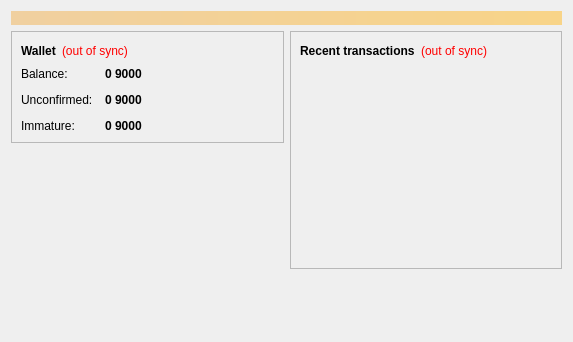
<?xml version="1.0" encoding="UTF-8"?>
<ui version="4.0">
 <class>OverviewPage</class>
 <widget class="QWidget" name="OverviewPage">
  <property name="geometry">
   <rect>
    <x>0</x>
    <y>0</y>
    <width>573</width>
    <height>342</height>
   </rect>
  </property>
  <property name="windowTitle">
   <string>Form</string>
  </property>
  <layout class="QVBoxLayout" name="topLayout">
   <item>
    <widget class="QLabel" name="labelAlerts">
     <property name="visible">
      <bool>false</bool>
     </property>
     <property name="styleSheet">
      <string notr="true">background-color: qlineargradient(x1: 0, y1: 0, x2: 1, y2: 0, stop:0 #F0D0A0, stop:1 #F8D488); color:#000000;</string>
     </property>
     <property name="wordWrap">
      <bool>true</bool>
     </property>
     <property name="margin">
      <number>3</number>
     </property>
    </widget>
   </item>
   <item>
    <layout class="QHBoxLayout" name="horizontalLayout" stretch="1,1">
     <item>
      <layout class="QVBoxLayout" name="verticalLayout_2">
       <item>
        <widget class="QFrame" name="frame">
         <property name="frameShape">
          <enum>QFrame::StyledPanel</enum>
         </property>
         <property name="frameShadow">
          <enum>QFrame::Raised</enum>
         </property>
         <layout class="QVBoxLayout" name="verticalLayout_4">
          <item>
           <layout class="QHBoxLayout" name="horizontalLayout_4">
            <item>
             <widget class="QLabel" name="label_5">
              <property name="font">
               <font>
                <weight>75</weight>
                <bold>true</bold>
               </font>
              </property>
              <property name="text">
               <string>Wallet</string>
              </property>
             </widget>
            </item>
            <item>
             <widget class="QLabel" name="labelWalletStatus">
              <property name="toolTip">
               <string>The displayed information may be out of date. Your wallet automatically synchronizes with the 9000coin network after a connection is established, but this process has not completed yet.</string>
              </property>
              <property name="styleSheet">
               <string notr="true">QLabel { color: red; }</string>
              </property>
              <property name="text">
               <string notr="true">(out of sync)</string>
              </property>
              <property name="alignment">
               <set>Qt::AlignLeading|Qt::AlignLeft|Qt::AlignVCenter</set>
              </property>
             </widget>
            </item>
            <item>
             <spacer name="horizontalSpacer_2">
              <property name="orientation">
               <enum>Qt::Horizontal</enum>
              </property>
              <property name="sizeHint" stdset="0">
               <size>
                <width>40</width>
                <height>20</height>
               </size>
              </property>
             </spacer>
            </item>
           </layout>
          </item>
          <item>
           <layout class="QFormLayout" name="formLayout_2">
            <property name="fieldGrowthPolicy">
             <enum>QFormLayout::AllNonFixedFieldsGrow</enum>
            </property>
            <property name="horizontalSpacing">
             <number>12</number>
            </property>
            <property name="verticalSpacing">
             <number>12</number>
            </property>
            <item row="0" column="0">
             <widget class="QLabel" name="label">
              <property name="text">
               <string>Balance:</string>
              </property>
             </widget>
            </item>
            <item row="0" column="1">
             <widget class="QLabel" name="labelBalance">
              <property name="font">
               <font>
                <weight>75</weight>
                <bold>true</bold>
               </font>
              </property>
              <property name="cursor">
               <cursorShape>IBeamCursor</cursorShape>
              </property>
              <property name="toolTip">
               <string>Your current balance</string>
              </property>
              <property name="text">
               <string notr="true">0 9000</string>
              </property>
              <property name="textInteractionFlags">
               <set>Qt::LinksAccessibleByMouse|Qt::TextSelectableByKeyboard|Qt::TextSelectableByMouse</set>
              </property>
             </widget>
            </item>
            <item row="1" column="0">
             <widget class="QLabel" name="label_3">
              <property name="text">
               <string>Unconfirmed:</string>
              </property>
             </widget>
            </item>
            <item row="1" column="1">
             <widget class="QLabel" name="labelUnconfirmed">
              <property name="font">
               <font>
                <weight>75</weight>
                <bold>true</bold>
               </font>
              </property>
              <property name="cursor">
               <cursorShape>IBeamCursor</cursorShape>
              </property>
              <property name="toolTip">
               <string>Total of transactions that have yet to be confirmed, and do not yet count toward the current balance</string>
              </property>
              <property name="text">
               <string notr="true">0 9000</string>
              </property>
              <property name="textInteractionFlags">
               <set>Qt::LinksAccessibleByMouse|Qt::TextSelectableByKeyboard|Qt::TextSelectableByMouse</set>
              </property>
             </widget>
            </item>
            <item row="2" column="0">
             <widget class="QLabel" name="labelImmatureText">
              <property name="text">
               <string>Immature:</string>
              </property>
             </widget>
            </item>
            <item row="2" column="1">
             <widget class="QLabel" name="labelImmature">
              <property name="font">
               <font>
                <weight>75</weight>
                <bold>true</bold>
               </font>
              </property>
              <property name="toolTip">
               <string>Mined balance that has not yet matured</string>
              </property>
              <property name="text">
               <string notr="true">0 9000</string>
              </property>
              <property name="textInteractionFlags">
               <set>Qt::LinksAccessibleByMouse|Qt::TextSelectableByKeyboard|Qt::TextSelectableByMouse</set>
              </property>
             </widget>
            </item>
           </layout>
          </item>
         </layout>
        </widget>
       </item>
       <item>
        <spacer name="verticalSpacer">
         <property name="orientation">
          <enum>Qt::Vertical</enum>
         </property>
         <property name="sizeHint" stdset="0">
          <size>
           <width>20</width>
           <height>40</height>
          </size>
         </property>
        </spacer>
       </item>
      </layout>
     </item>
     <item>
      <layout class="QVBoxLayout" name="verticalLayout_3">
       <item>
        <widget class="QFrame" name="frame_2">
         <property name="frameShape">
          <enum>QFrame::StyledPanel</enum>
         </property>
         <property name="frameShadow">
          <enum>QFrame::Raised</enum>
         </property>
         <layout class="QVBoxLayout" name="verticalLayout">
          <item>
           <layout class="QHBoxLayout" name="horizontalLayout_2">
            <item>
             <widget class="QLabel" name="label_4">
              <property name="text">
               <string>&lt;b&gt;Recent transactions&lt;/b&gt;</string>
              </property>
             </widget>
            </item>
            <item>
             <widget class="QLabel" name="labelTransactionsStatus">
              <property name="toolTip">
               <string>The displayed information may be out of date. Your wallet automatically synchronizes with the 9000coin network after a connection is established, but this process has not completed yet.</string>
              </property>
              <property name="styleSheet">
               <string notr="true">QLabel { color: red; }</string>
              </property>
              <property name="text">
               <string notr="true">(out of sync)</string>
              </property>
              <property name="alignment">
               <set>Qt::AlignRight|Qt::AlignTrailing|Qt::AlignVCenter</set>
              </property>
             </widget>
            </item>
            <item>
             <spacer name="horizontalSpacer">
              <property name="orientation">
               <enum>Qt::Horizontal</enum>
              </property>
              <property name="sizeHint" stdset="0">
               <size>
                <width>40</width>
                <height>20</height>
               </size>
              </property>
             </spacer>
            </item>
           </layout>
          </item>
          <item>
           <widget class="QListView" name="listTransactions">
            <property name="styleSheet">
             <string notr="true">QListView { background: transparent; }</string>
            </property>
            <property name="frameShape">
             <enum>QFrame::NoFrame</enum>
            </property>
            <property name="verticalScrollBarPolicy">
             <enum>Qt::ScrollBarAlwaysOff</enum>
            </property>
            <property name="horizontalScrollBarPolicy">
             <enum>Qt::ScrollBarAlwaysOff</enum>
            </property>
            <property name="selectionMode">
             <enum>QAbstractItemView::NoSelection</enum>
            </property>
           </widget>
          </item>
         </layout>
        </widget>
       </item>
       <item>
        <spacer name="verticalSpacer_2">
         <property name="orientation">
          <enum>Qt::Vertical</enum>
         </property>
         <property name="sizeHint" stdset="0">
          <size>
           <width>20</width>
           <height>40</height>
          </size>
         </property>
        </spacer>
       </item>
      </layout>
     </item>
    </layout>
   </item>
  </layout>
 </widget>
 <resources/>
 <connections/>
</ui>
